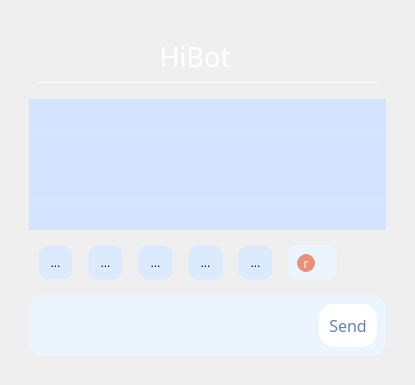
           <widget class="QWidget" name="chat">
            <property name="styleSheet">
             <string notr="true"/>
            </property>
            <layout class="QVBoxLayout" name="verticalLayout_32">
             <item>
              <widget class="QWidget" name="chat_container" native="true">
               <layout class="QVBoxLayout" name="verticalLayout_20" stretch="0">
                <item>
                 <widget class="QWidget" name="chat_entrance" native="true">
                  <layout class="QVBoxLayout" name="verticalLayout_21" stretch="1,23,0,2">
                   <item>
                    <widget class="QWidget" name="title_container_chat" native="true">
                     <layout class="QVBoxLayout" name="verticalLayout_22">
                      <item>
                       <widget class="QWidget" name="widget_8" native="true">
                        <property name="autoFillBackground">
                         <bool>false</bool>
                        </property>
                        <layout class="QHBoxLayout" name="horizontalLayout_10" stretch="1,20,1">
                         <property name="topMargin">
                          <number>0</number>
                         </property>
                         <property name="bottomMargin">
                          <number>0</number>
                         </property>
                         <item>
                          <spacer name="horizontalSpacer">
                           <property name="orientation">
                            <enum>Qt::Horizontal</enum>
                           </property>
                           <property name="sizeHint" stdset="0">
                            <size>
                             <width>40</width>
                             <height>20</height>
                            </size>
                           </property>
                          </spacer>
                         </item>
                         <item>
                          <widget class="QLabel" name="chat_username">
                           <property name="sizePolicy">
                            <sizepolicy hsizetype="Expanding" vsizetype="Expanding">
                             <horstretch>0</horstretch>
                             <verstretch>0</verstretch>
                            </sizepolicy>
                           </property>
                           <property name="font">
                            <font>
                             <family>Poppins</family>
                             <pointsize>20</pointsize>
                             <weight>50</weight>
                             <bold>false</bold>
                            </font>
                           </property>
                           <property name="styleSheet">
                            <string notr="true">QLabel{
color: rgb(255, 255, 255);
}</string>
                           </property>
                           <property name="text">
                            <string>HiBot</string>
                           </property>
                           <property name="alignment">
                            <set>Qt::AlignCenter</set>
                           </property>
                          </widget>
                         </item>
                         <item>
                          <widget class="QPushButton" name="info_butt">
                           <property name="styleSheet">
                            <string notr="true">QPushButton#info_butt{
	background-color: none;
	border-radius:7px;
}

QPushButton#info_butt:hover{
	background-color: none;
	border: 1.5px solid rgba(100, 127, 194, 255);
	border-radius:7px;
}</string>
                           </property>
                           <property name="text">
                            <string/>
                           </property>
                           <property name="icon">
                            <iconset resource="resource.qrc">
                             <normaloff>:/images/pic/ellipsis.png</normaloff>:/images/pic/ellipsis.png</iconset>
                           </property>
                          </widget>
                         </item>
                        </layout>
                       </widget>
                      </item>
                      <item>
                       <widget class="Line" name="title_line">
                        <property name="styleSheet">
                         <string notr="true">color:white;</string>
                        </property>
                        <property name="frameShadow">
                         <enum>QFrame::Plain</enum>
                        </property>
                        <property name="lineWidth">
                         <number>1</number>
                        </property>
                        <property name="orientation">
                         <enum>Qt::Horizontal</enum>
                        </property>
                       </widget>
                      </item>
                     </layout>
                    </widget>
                   </item>
                   <item>
                    <widget class="QWidget" name="Chat_widget" native="true">
                     <property name="styleSheet">
                      <string notr="true">background-color: none;</string>
                     </property>
                     <layout class="QHBoxLayout" name="horizontalLayout_7" stretch="0">
                      <property name="leftMargin">
                       <number>0</number>
                      </property>
                      <property name="topMargin">
                       <number>0</number>
                      </property>
                      <property name="rightMargin">
                       <number>0</number>
                      </property>
                      <property name="bottomMargin">
                       <number>0</number>
                      </property>
                      <item>
                       <widget class="QWidget" name="chatspace" native="true">
                        <property name="sizePolicy">
                         <sizepolicy hsizetype="Expanding" vsizetype="Expanding">
                          <horstretch>0</horstretch>
                          <verstretch>0</verstretch>
                         </sizepolicy>
                        </property>
                        <property name="styleSheet">
                         <string notr="true">QWidget{
background-color: none;
}</string>
                        </property>
                        <layout class="QHBoxLayout" name="horizontalLayout_8">
                         <property name="leftMargin">
                          <number>0</number>
                         </property>
                         <property name="topMargin">
                          <number>0</number>
                         </property>
                         <property name="rightMargin">
                          <number>0</number>
                         </property>
                         <property name="bottomMargin">
                          <number>0</number>
                         </property>
                         <item>
                          <widget class="QScrollArea" name="chat_scroll_space">
                           <property name="autoFillBackground">
                            <bool>true</bool>
                           </property>
                           <property name="styleSheet">
                            <string notr="true">QAbstractScrollArea #chat_content{
     border: none;

	background-color: qlineargradient(spread:pad, x1:1, y1:0, x2:1, y2:1, stop:0 rgba(212, 227, 255, 255), stop:1 rgba(212, 227, 255, 253));
    }
QScrollArea{
border: none;
background-color: none;
}

    QScrollBar {
        background-color: #7B95D8;
        border-radius: 5px;
    }

    QScrollBar:horizontal {
        height: 13px;
    }

    QScrollBar:vertical {
        width: 13px;
    }

    QScrollBar::handle {
        background: #E1EAFE;
        border-radius: 5px;
    }

    QScrollBar::handle:horizontal {
        height: 25px;
        min-width: 10px;
    }

    QScrollBar::handle:vertical {
        width: 25px;
        min-height: 10px;
    }

    QScrollBar::add-line {
        border: none;
        background: none;
    }

    QScrollBar::sub-line {
        border: none;
        background: none;
    }
 </string>
                           </property>
                           <property name="widgetResizable">
                            <bool>true</bool>
                           </property>
                           <property name="alignment">
                            <set>Qt::AlignCenter</set>
                           </property>
                           <widget class="QWidget" name="chat_content">
                            <property name="geometry">
                             <rect>
                              <x>0</x>
                              <y>0</y>
                              <width>616</width>
                              <height>637</height>
                             </rect>
                            </property>
                            <layout class="QVBoxLayout" name="layout_scroll" stretch="0">
                             <property name="spacing">
                              <number>0</number>
                             </property>
                             <property name="topMargin">
                              <number>1</number>
                             </property>
                             <property name="rightMargin">
                              <number>39</number>
                             </property>
                             <property name="bottomMargin">
                              <number>1</number>
                             </property>
                             <item>
                              <spacer name="verticalSpacer">
                               <property name="orientation">
                                <enum>Qt::Vertical</enum>
                               </property>
                               <property name="sizeHint" stdset="0">
                                <size>
                                 <width>20</width>
                                 <height>40</height>
                                </size>
                               </property>
                              </spacer>
                             </item>
                            </layout>
                           </widget>
                          </widget>
                         </item>
                        </layout>
                       </widget>
                      </item>
                     </layout>
                    </widget>
                   </item>
                   <item>
                    <widget class="QWidget" name="button_bar" native="true">
                     <layout class="QHBoxLayout" name="horizontalLayout_11">
                      <property name="spacing">
                       <number>15</number>
                      </property>
                      <item>
                       <widget class="QToolButton" name="bold_butt">
                        <property name="minimumSize">
                         <size>
                          <width>35</width>
                          <height>35</height>
                         </size>
                        </property>
                        <property name="focusPolicy">
                         <enum>Qt::TabFocus</enum>
                        </property>
                        <property name="styleSheet">
                         <string notr="true">QToolButton{

border:2px solid rgba(0,0,0,0);
border-radius: 10px;
background-color: #dceafe;

}

QToolButton:checked{

border:2px solid rgb(77, 107, 162);
border-radius: 10px;
background-color: rgb(236, 245, 254);

}

QToolButton:hover{

border:2px solid rgb(117, 136, 179);
border-radius: 10px;

}</string>
                        </property>
                        <property name="text">
                         <string>...</string>
                        </property>
                        <property name="icon">
                         <iconset resource="resource.qrc">
                          <normaloff>:/images/pic/004-bold.png</normaloff>:/images/pic/004-bold.png</iconset>
                        </property>
                        <property name="checkable">
                         <bool>true</bool>
                        </property>
                       </widget>
                      </item>
                      <item>
                       <widget class="QToolButton" name="italic_butt">
                        <property name="minimumSize">
                         <size>
                          <width>35</width>
                          <height>35</height>
                         </size>
                        </property>
                        <property name="styleSheet">
                         <string notr="true">QToolButton{

border:1px solid rgba(0,0,0,0);
border-radius: 10px;
background-color: #dceafe;

}

QToolButton:checked{

border:2px solid rgb(77, 107, 162);
border-radius: 10px;
background-color: rgb(236, 245, 254);

}

QToolButton:hover{

border:2px solid rgb(117, 136, 179);
border-radius: 10px;

}</string>
                        </property>
                        <property name="text">
                         <string>...</string>
                        </property>
                        <property name="icon">
                         <iconset resource="resource.qrc">
                          <normaloff>:/images/pic/024-italic.png</normaloff>:/images/pic/024-italic.png</iconset>
                        </property>
                        <property name="checkable">
                         <bool>true</bool>
                        </property>
                       </widget>
                      </item>
                      <item>
                       <widget class="QToolButton" name="underline_butt">
                        <property name="minimumSize">
                         <size>
                          <width>35</width>
                          <height>35</height>
                         </size>
                        </property>
                        <property name="styleSheet">
                         <string notr="true">QToolButton{

border:1px solid rgba(0,0,0,0);
border-radius: 10px;
background-color: #dceafe;

}

QToolButton:checked{

border:2px solid rgb(77, 107, 162);
border-radius: 10px;
background-color: rgb(236, 245, 254);

}

QToolButton:hover{

border:2px solid rgb(117, 136, 179);
border-radius: 10px;

}</string>
                        </property>
                        <property name="text">
                         <string>...</string>
                        </property>
                        <property name="icon">
                         <iconset resource="resource.qrc">
                          <normaloff>:/images/pic/059-underline.png</normaloff>:/images/pic/059-underline.png</iconset>
                        </property>
                        <property name="checkable">
                         <bool>true</bool>
                        </property>
                       </widget>
                      </item>
                      <item>
                       <widget class="QToolButton" name="strike_butt">
                        <property name="minimumSize">
                         <size>
                          <width>35</width>
                          <height>35</height>
                         </size>
                        </property>
                        <property name="styleSheet">
                         <string notr="true">QToolButton{

border:1px solid rgba(0,0,0,0);
border-radius: 10px;
background-color: #dceafe;

}

QToolButton:checked{

border:2px solid rgb(77, 107, 162);
border-radius: 10px;
background-color: rgb(236, 245, 254);

}

QToolButton:hover{

border:2px solid rgb(117, 136, 179);
border-radius: 10px;

}</string>
                        </property>
                        <property name="text">
                         <string>...</string>
                        </property>
                        <property name="icon">
                         <iconset resource="resource.qrc">
                          <normaloff>:/images/pic/048-strikethrough.png</normaloff>:/images/pic/048-strikethrough.png</iconset>
                        </property>
                        <property name="checkable">
                         <bool>true</bool>
                        </property>
                       </widget>
                      </item>
                      <item>
                       <widget class="QToolButton" name="color_butt">
                        <property name="minimumSize">
                         <size>
                          <width>35</width>
                          <height>35</height>
                         </size>
                        </property>
                        <property name="styleSheet">
                         <string notr="true">QToolButton{

border:1px solid rgba(0,0,0,0);
border-radius: 10px;
background-color: #dceafe;

}

QToolButton:checked{

border:2px solid rgb(77, 107, 162);
border-radius: 10px;
background-color: rgb(236, 245, 254);

}

QToolButton:hover{

border:2px solid rgb(117, 136, 179);
border-radius: 10px;

}</string>
                        </property>
                        <property name="text">
                         <string>...</string>
                        </property>
                        <property name="icon">
                         <iconset resource="resource.qrc">
                          <normaloff>:/images/pic/013-fill.png</normaloff>:/images/pic/013-fill.png</iconset>
                        </property>
                        <property name="checkable">
                         <bool>true</bool>
                        </property>
                       </widget>
                      </item>
                      <item>
                       <widget class="QWidget" name="quote_widget" native="true">
                        <property name="maximumSize">
                         <size>
                          <width>16777215</width>
                          <height>35</height>
                         </size>
                        </property>
                        <property name="styleSheet">
                         <string notr="true">QWidget{

border-radius: 10px;
background-color: rgb(236, 245, 254);

}</string>
                        </property>
                        <layout class="QHBoxLayout" name="horizontalLayout_12">
                         <item>
                          <widget class="QPushButton" name="quote_close_butt">
                           <property name="sizePolicy">
                            <sizepolicy hsizetype="Minimum" vsizetype="Minimum">
                             <horstretch>0</horstretch>
                             <verstretch>0</verstretch>
                            </sizepolicy>
                           </property>
                           <property name="minimumSize">
                            <size>
                             <width>18</width>
                             <height>18</height>
                            </size>
                           </property>
                           <property name="font">
                            <font>
                             <family>Webdings</family>
                             <weight>50</weight>
                             <bold>false</bold>
                            </font>
                           </property>
                           <property name="styleSheet">
                            <string notr="true">QPushButton{
border: 1px solid #E8907A;
border-radius: 9px;
background:#E8907A;
color: #FFFBDB;

}
QPushButton:hover{
border: 1px solid #707070;
border-radius: 9px;
background:#DD6243;
color: #707070;
}</string>
                           </property>
                           <property name="text">
                            <string>r</string>
                           </property>
                          </widget>
                         </item>
                         <item>
                          <widget class="QLabel" name="quote_msg">
                           <property name="font">
                            <font>
                             <family>Poppins</family>
                            </font>
                           </property>
                           <property name="text">
                            <string/>
                           </property>
                          </widget>
                         </item>
                        </layout>
                       </widget>
                      </item>
                      <item>
                       <spacer name="horizontalSpacer_3">
                        <property name="orientation">
                         <enum>Qt::Horizontal</enum>
                        </property>
                        <property name="sizeHint" stdset="0">
                         <size>
                          <width>40</width>
                          <height>20</height>
                         </size>
                        </property>
                       </spacer>
                      </item>
                     </layout>
                    </widget>
                   </item>
                   <item>
                    <widget class="QWidget" name="send_bar" native="true">
                     <property name="styleSheet">
                      <string notr="true">background-color: rgb(236, 245, 254);
border-radius: 15px;
color: #647FC2;
</string>
                     </property>
                     <layout class="QHBoxLayout" name="horizontalLayout_9">
                      <item>
                       <widget class="QTextEdit" name="chat_input">
                        <property name="sizePolicy">
                         <sizepolicy hsizetype="Expanding" vsizetype="Expanding">
                          <horstretch>0</horstretch>
                          <verstretch>0</verstretch>
                         </sizepolicy>
                        </property>
                        <property name="minimumSize">
                         <size>
                          <width>0</width>
                          <height>43</height>
                         </size>
                        </property>
                        <property name="font">
                         <font>
                          <family>Poppins</family>
                          <pointsize>12</pointsize>
                         </font>
                        </property>
                        <property name="inputMethodHints">
                         <set>Qt::ImhNone</set>
                        </property>
                        <property name="sizeAdjustPolicy">
                         <enum>QAbstractScrollArea::AdjustToContents</enum>
                        </property>
                        <property name="html">
                         <string>&lt;!DOCTYPE HTML PUBLIC &quot;-//W3C//DTD HTML 4.0//EN&quot; &quot;http://www.w3.org/TR/REC-html40/strict.dtd&quot;&gt;
&lt;html&gt;&lt;head&gt;&lt;meta name=&quot;qrichtext&quot; content=&quot;1&quot; /&gt;&lt;style type=&quot;text/css&quot;&gt;
p, li { white-space: pre-wrap; }
&lt;/style&gt;&lt;/head&gt;&lt;body style=&quot; font-family:'Poppins'; font-size:12pt; font-weight:400; font-style:normal;&quot;&gt;
&lt;p style=&quot;-qt-paragraph-type:empty; margin-top:0px; margin-bottom:0px; margin-left:0px; margin-right:0px; -qt-block-indent:0; text-indent:0px;&quot;&gt;&lt;br /&gt;&lt;/p&gt;&lt;/body&gt;&lt;/html&gt;</string>
                        </property>
                       </widget>
                      </item>
                      <item>
                       <widget class="QPushButton" name="send">
                        <property name="font">
                         <font>
                          <family>Poppins</family>
                          <pointsize>12</pointsize>
                         </font>
                        </property>
                        <property name="autoFillBackground">
                         <bool>false</bool>
                        </property>
                        <property name="styleSheet">
                         <string notr="true">QPushButton{
background-color: rgb(255, 255, 255);
padding:10px;}

QPushButton:hover{
border: 1.5px solid rgba(100, 127, 194, 255);
}</string>
                        </property>
                        <property name="text">
                         <string>Send</string>
                        </property>
                       </widget>
                      </item>
                     </layout>
                    </widget>
                   </item>
                  </layout>
                 </widget>
                </item>
               </layout>
              </widget>
             </item>
            </layout>
           </widget>
